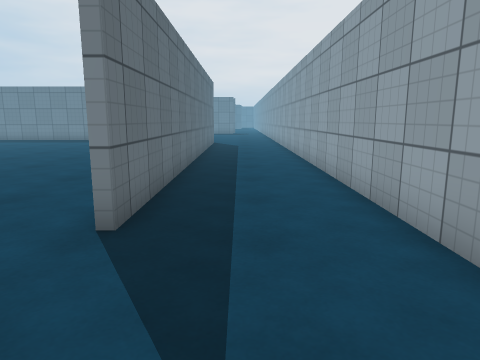
View 1 (above)

24 first-person views from a walk through a 3-D level made in the Unity game engine. The camera is 1.3 m above the floor, tilts 10° down and sees 70° across. The floor is counted in squares, 1 m on a side. Each view is taken from the middle of a square. On the plan, view 1 faces up. The plan holds only what a view shows up to about 15 squares ahead; the rest is blank. The place goes on beyond the plan. The player is left out. Surface patterns are stand-ins for the level's own textures.

View 2
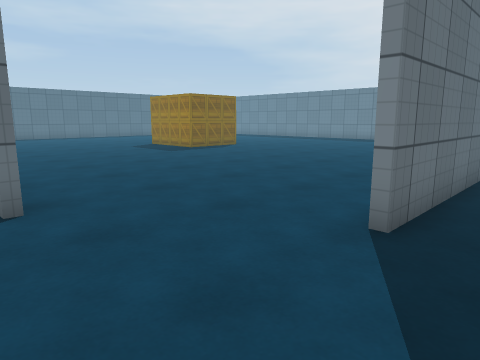

View 3
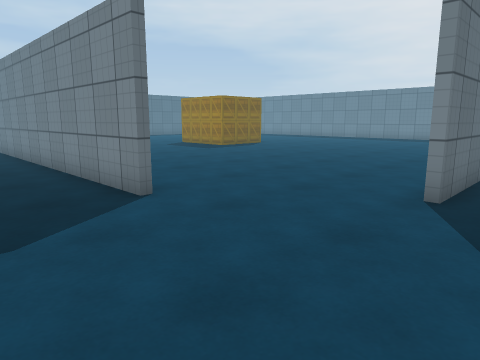

View 4
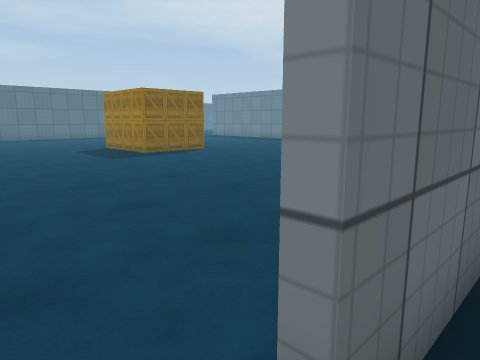

View 5
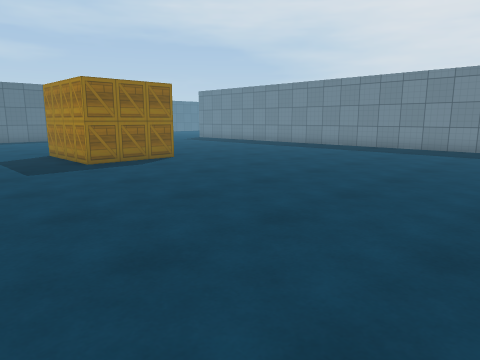

View 6
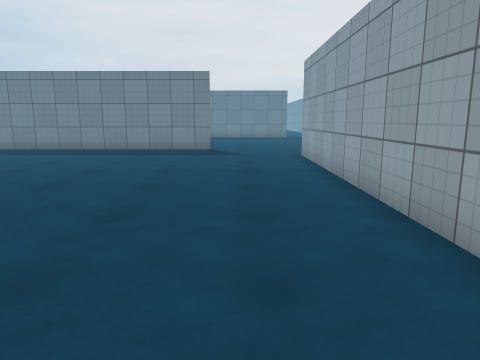

View 7
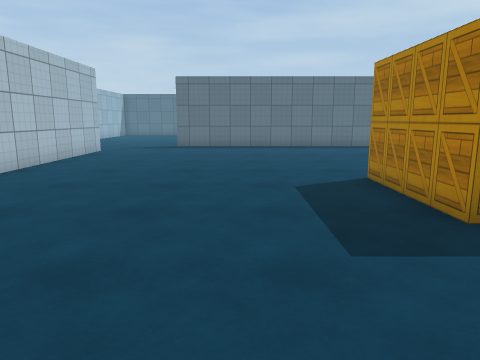

View 8
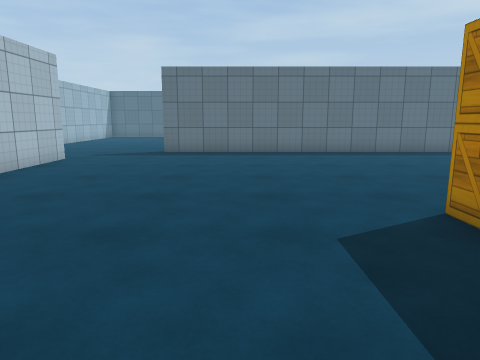

View 9
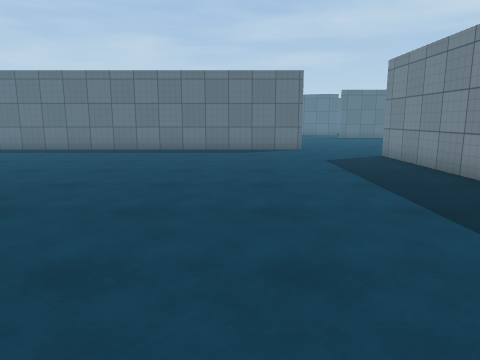

View 10
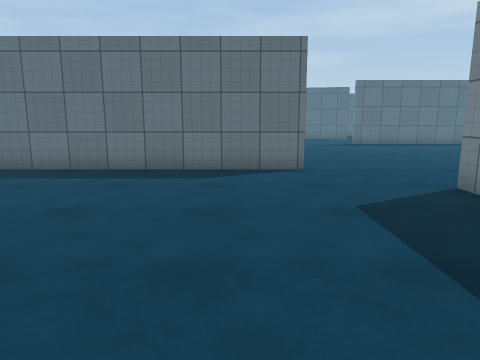

View 11
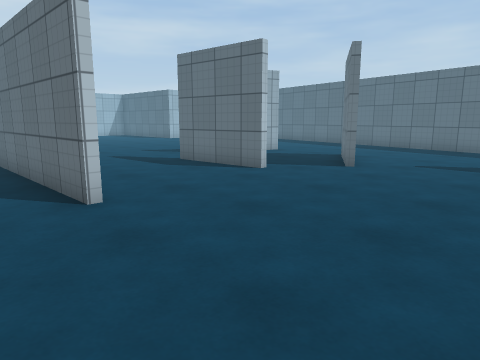

View 12
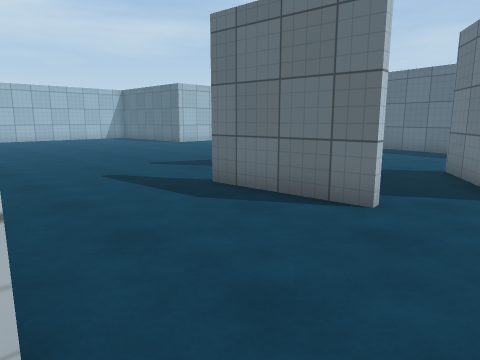

View 13
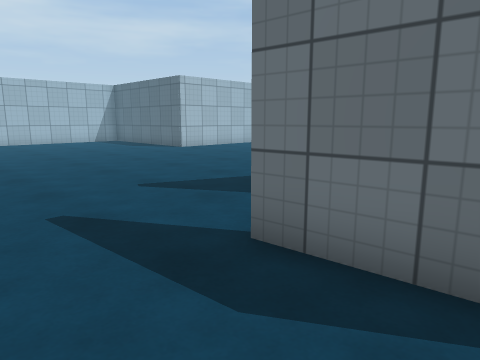

View 14
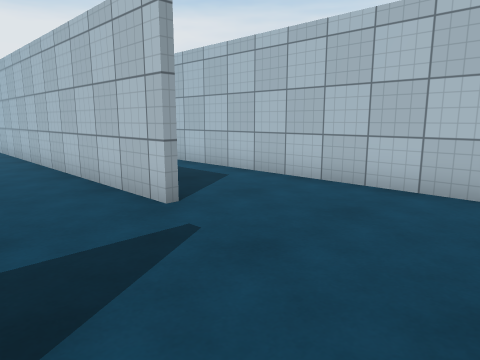

View 15
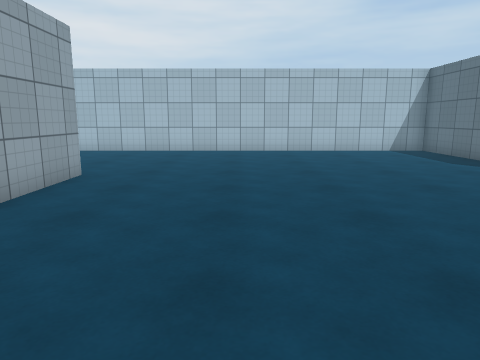

View 16
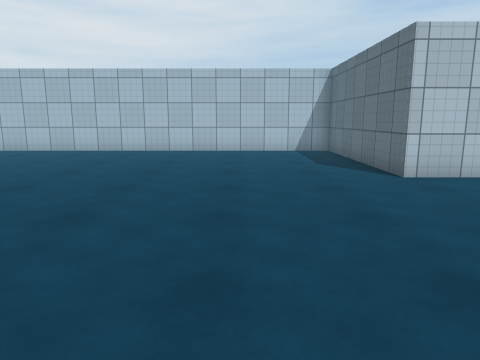

View 17
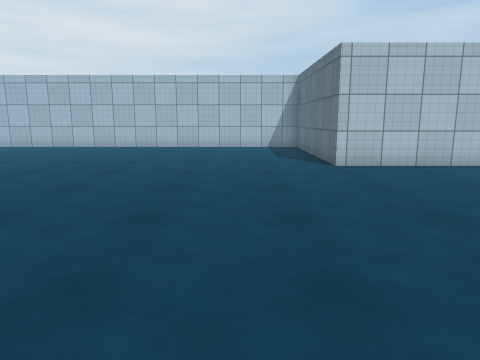

View 18
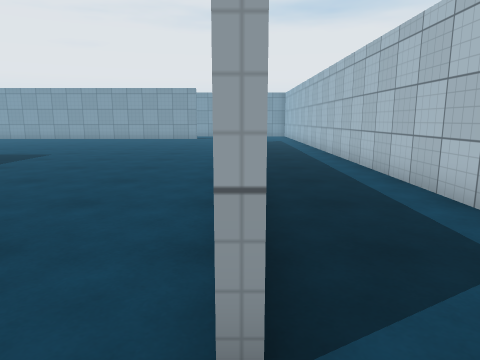

View 19
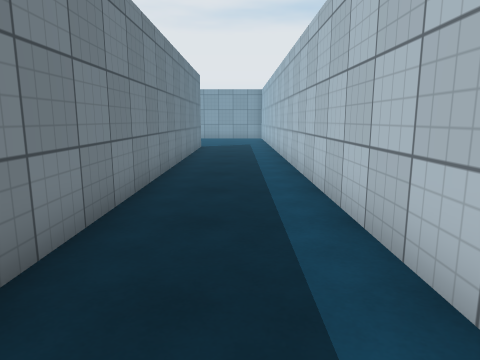

View 20
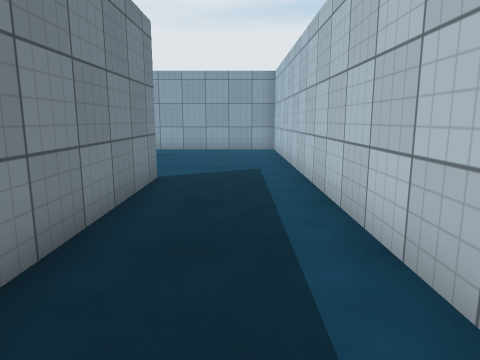

View 21
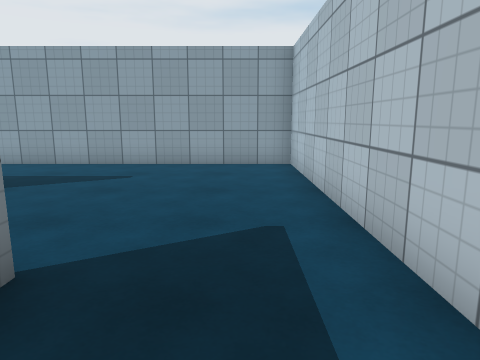

View 22
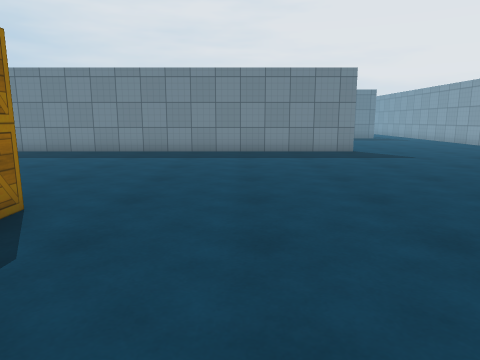

View 23
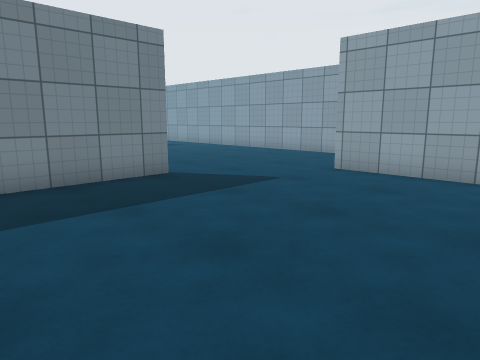

View 24
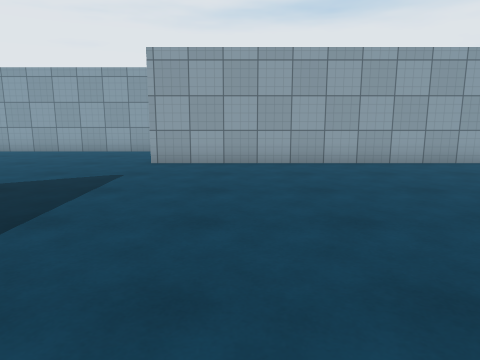

### Floor plan
Points are (right, up) in squares from view 1. A wall is a line through its corners. A room is listed if a view was taken in it or the views show most of it. See-through windows are left out.
Room 1 (views 1, 2, 3, 4, 5, 6, 7, 8, 9, 10, 19, 20, 21, 22, 23, 24)
walls: (-1.7, 9.8) (-1.7, 19.8); (-1.5, 14.9) (-1.5, 3.9); (-5.2, 22.2) (-23.5, 22.2); (-5.2, 0.9) (-19.5, 0.9); (-23.5, 1.1) (-11.8, 1.1); (-26, 19.8) (-26, 3.9); (2.1, 20.6) (2.1, 25.5); (-24.5, -2.5) (2.1, -2.5) (2.1, 15.2)
ways out: opening at (-24.8, 22.5) to room 2; opening at (-24.6, 0.4) to room 2
Room 2 (views 11, 12, 13, 14, 15, 16, 17, 18)
walls: (-35.9, 15.5) (-35.3, 15.3); (-30.9, 19) (-30.7, 15.5); (-32.9, 20.3) (-35.9, 18.5); (-26.2, 3.9) (-26.2, 6.8); (-39.5, 4.3) (-37.7, 4.3) (-37.7, -2.5) (-24.5, -2.5)
ways out: opening at (-24.8, 22.5) to room 1; opening at (-24.6, 0.4) to room 1

Positions as (right, up) in squares from view 1, and headings:
1: (0, 0), facing up
2: (0, 0), facing up-left
3: (0, -2), facing up-left
4: (-1, 3), facing up-left
5: (-3, 6), facing up-left
6: (-4, 7), facing up
7: (-9, 7), facing left
8: (-12, 7), facing left
9: (-11, 17), facing left
10: (-17, 18), facing left
11: (-24, 25), facing down-left
12: (-26, 21), facing down-left
13: (-28, 18), facing down-left
14: (-28, 4), facing down-right
15: (-30, 12), facing down
16: (-34, 12), facing down
17: (-35, 14), facing down
18: (-25, 1), facing right
19: (-22, -1), facing right
20: (-13, -1), facing right
21: (-8, -1), facing right
22: (-10, 8), facing up
23: (-10, 15), facing up-right
24: (-12, 17), facing right
